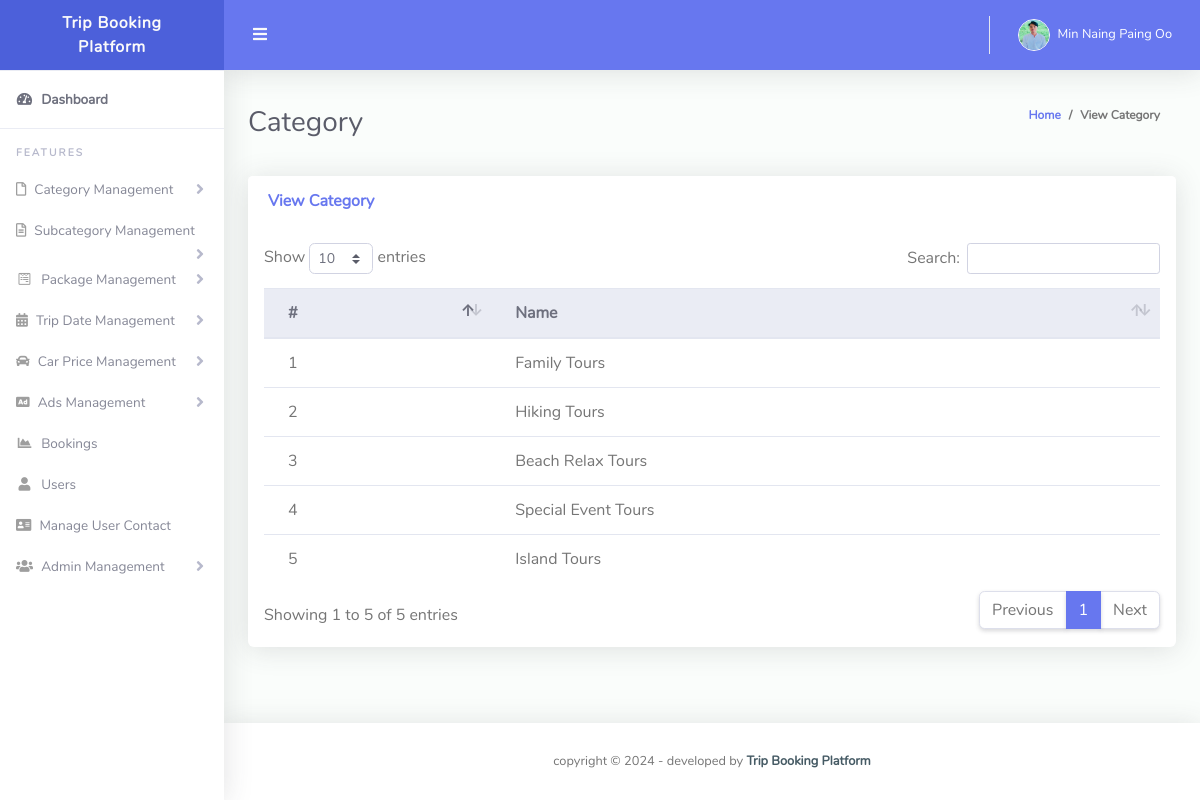
The app's page /Admin/view_category.php (signed in) with its own data.
### tables this page shows
CREATE TABLE `category` (
  `CategoryId` int(10) NOT NULL,
  `CategoryName` varchar(50) NOT NULL
);

### Admin/view_category.php (the view, shortened to what this page needs)
<!DOCTYPE html>
<html lang="en">
<head>
  <link href="vendor/fontawesome-free/css/all.min.css" rel="stylesheet" type="text/css">
  <link href="vendor/bootstrap/css/bootstrap.min.css" rel="stylesheet" type="text/css">
  <link href="css/ruang-admin.min.css" rel="stylesheet">
  <link href="vendor/datatables/dataTables.bootstrap4.min.css" rel="stylesheet">
</head>
<body id="page-top">
  <div id="wrapper">
    <?php include('includes/sidebar.php');?>
    <div id="content-wrapper" class="d-flex flex-column">
      <div id="content">
        <?php  include('includes/header.php');?>
        <div class="container-fluid" id="container-wrapper">
          <div class="d-sm-flex align-items-center justify-content-between mb-4">
            <h1 class="h3 mb-0 text-gray-800">Category</h1>
            <ol class="breadcrumb">
              <li class="breadcrumb-item"><a href="index.php">Home</a></li>
              <li class="breadcrumb-item active" aria-current="page">View Category</li>
            </ol>
          </div>
          <div class="row">
            <div class="col-lg-12">
              <div class="card mb-4">
                <div class="card-header py-3 d-flex flex-row align-items-center justify-content-between">
                  <h6 class="m-0 font-weight-bold text-primary">View Category</h6>
                </div>
                <div class="table-responsive p-3">
                  <table class="table align-items-center table-flush table-hover" id="dataTableHover">
                    <thead class="thead-light">
                      <tr>
                        <th>#</th>
                        <th >Name</th>
                      </tr>
                    </thead>
                    <tbody>
                    <?php
                    $cn=mysqli_connect("localhost","root","","trip");
                     $s="select * from category";
                     $result=mysqli_query($cn,$s);
                      $cnt=1;
                     while($data=mysqli_fetch_array($result))
                     {
                     ?>
                          <tr>
                            <td><?php echo $cnt;?></td>
                            <td><?php echo $data[1];?></td>
                          </tr>
                          <?php
                          $cnt=$cnt+1;
                      } ?>
                    </tbody>
                  </table>
                </div>
              </div>
            </div>
          </div>
        </div>
      </div>
      <?php include('includes/footer.php');?>
    </div>
  </div>
</body>
</html>

### Admin/includes/header.php (shortened to what this page needs)
 <nav class="navbar navbar-expand navbar-light bg-navbar topbar mb-4 static-top">
  <button id="sidebarToggleTop" class="btn btn-link rounded-circle mr-3">
    <i class="fa fa-bars"></i>
  </button>
  <ul class="navbar-nav ml-auto">
    <li class="nav-item dropdown no-arrow">
      <?php
      $cn=mysqli_connect("localhost","root","","trip");
      $aid=$_SESSION['aid'];
      $s="select * from admin where Id='".$aid."'";
      $result=mysqli_query($cn,$s);
      while($data=mysqli_fetch_array($result))
      {
      ?>
          <a class="nav-link dropdown-toggle" href="#" id="userDropdown" role="button" data-toggle="dropdown" aria-haspopup="true" aria-expanded="false">
           <?php
           if($data[7]=="avatar15.jpg")
           {
            ?>
            <img class="img-profile rounded-circle"src="img/avatar15.jpg" style="max-width: 60px">
            <?php
          } else {
            ?>
            <img class="img-profile rounded-circle" src="profileimages/<?php  echo $data[7];?>" style="max-width: 60px">
            <?php
          } ?>
          <span class="ml-2 d-none d-lg-inline text-white small"><?php  echo $data[4];?></span>
        </a>
        <?php
      }
     ?>
  </li>
</ul>
</nav>

### records on screen
category: CategoryName "Family Tours"
category: CategoryName "Hiking Tours"
category: CategoryName "Beach Relax Tours"
category: CategoryName "Special Event Tours"
category: CategoryName "Island Tours"

### other values on screen
$data[4] "Min Naing Paing Oo"
